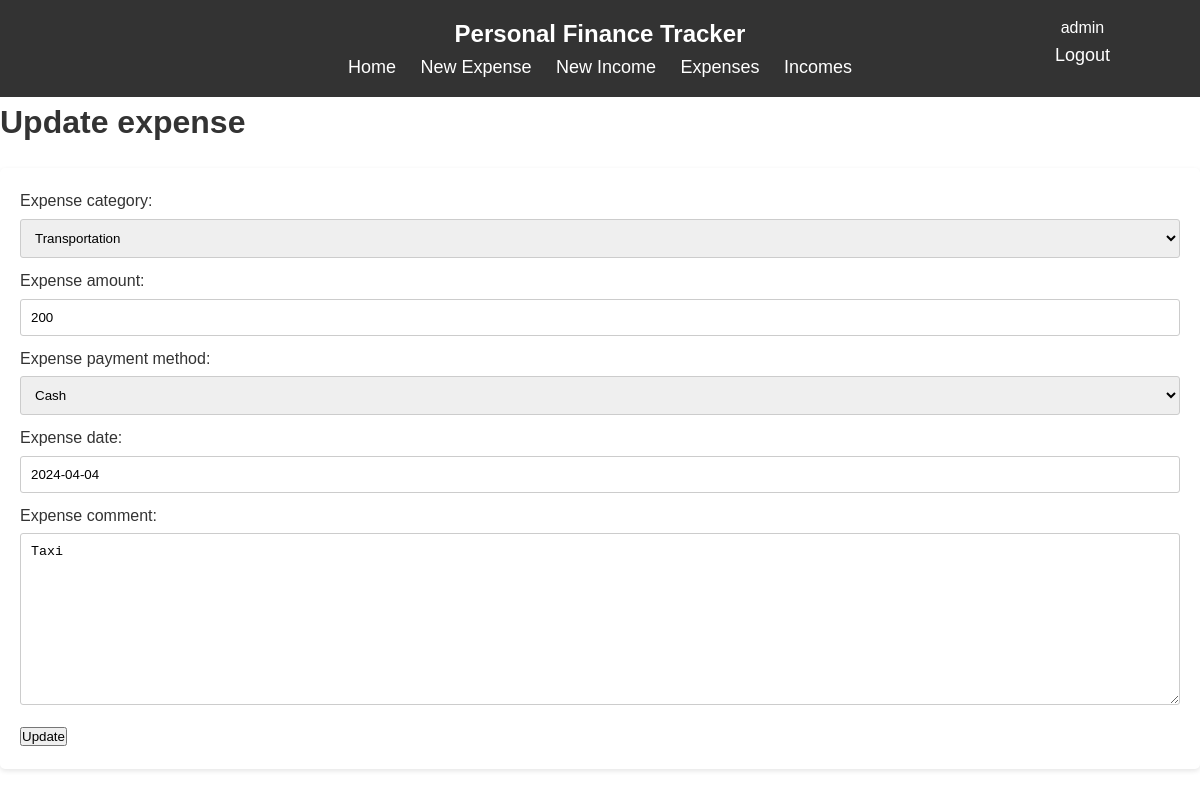
The page /updateexpense/1/ (signed in) on the database as committed earlier.
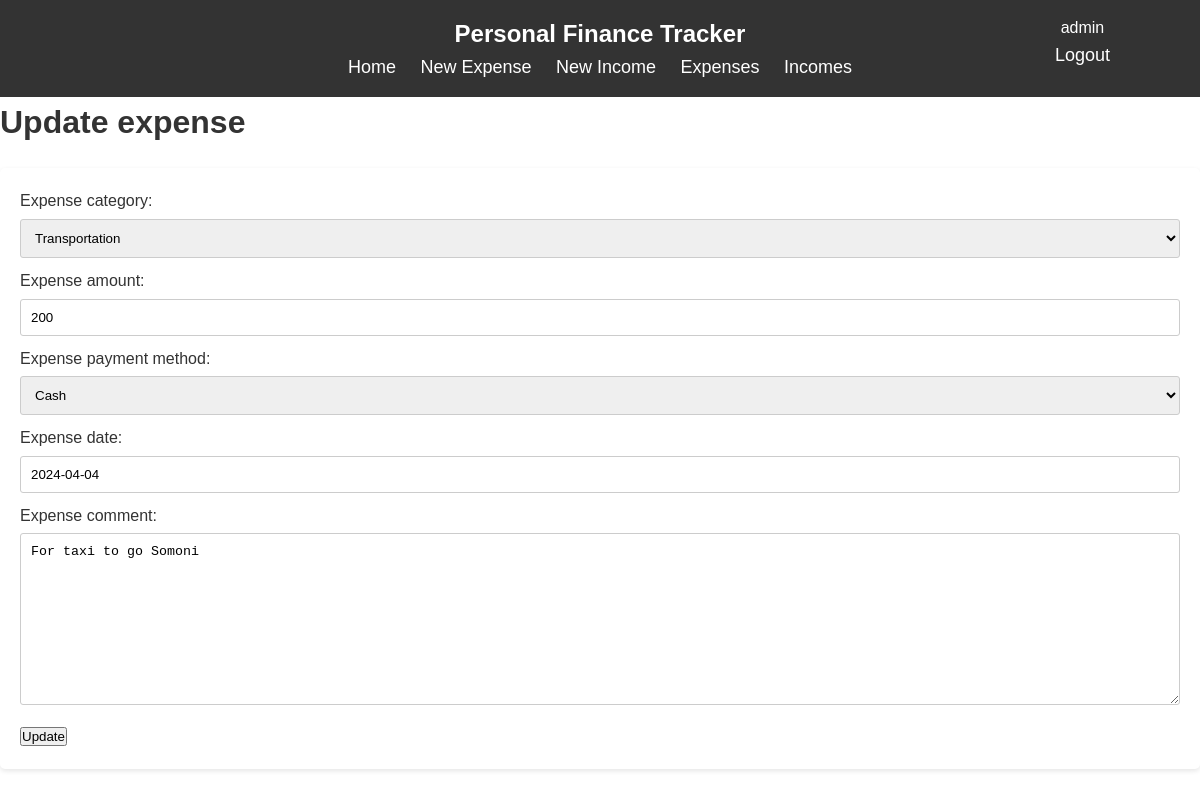
The same page on the database as committed later.
### app/models.py (models this page shows)
class Expense(models.Model):
    ExpenseCategory = (
        ('Food/Drinks', 'Food/Drinks'),
        ('Clothing', "Clothing"),
        ('Transportation', 'Transportation'),
        ('Entertainment', 'Entertainment'),
        ('Home', 'Home'),
        ('Family', 'Family'),
        ('Sport/Health', 'Sport/Health'),
        ('Pets', 'Pets'),
        ('Subscriptions', 'Subscriptions'),
        ('Bills/Utiliets', 'Bills and Utilietes'),
        ('Education', 'Education'),
        ('Groceries', 'Groceries'),
    )
    user = models.ForeignKey(User, on_delete=models.CASCADE, null=True, blank=True, related_name='expenses')
    expense_category = models.CharField(max_length=50, choices=ExpenseCategory)
    expense_amount = models.IntegerField(default=0)
    expense_payment_method = models.CharField(max_length=50, choices=PAYMENT_METHOD)
    expense_date = models.DateField(default=timezone.now)
    expense_comment = models.TextField(null=False)

### app/views.py (the view)
# urls.py: path('updateexpense/<int:pk>/', ExpenseUpdate.as_view(), name='update_ex'),
class ExpenseUpdate(LoginRequiredMixin, generic.UpdateView):
    model = Expense
    template_name = 'update_expense.html'
    fields = ['expense_category', 'expense_amount', 'expense_payment_method', 'expense_date', 'expense_comment']
    success_url = reverse_lazy('show_ex')

### app/templates/update_expense.html (shortened to what this page needs)
{% extends "base.html" %}
{% block content %}
<h1>Update expense</h1>
<form method="post">
    {{ form.as_p }}
    <input type="submit" value="Update"/>
</form>
{% endblock content %}

Rows that differ between the two databases and show on the page:
changed Expense "Transportation": expense_comment "Taxi" → "For taxi to go Somoni"
